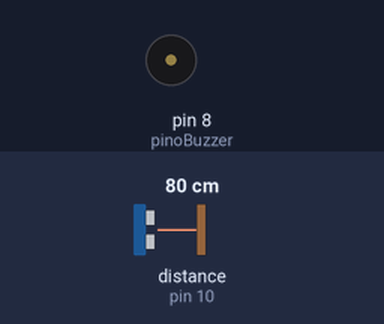
The sketch below on a simulated Arduino Uno, built with avr-gcc and run on an emulated ATmega328P. Parts: buzzer (waves = sounding, pin HIGH). Wiring (inferred from the names in the program): ultrasonic range finder: trigger pin 9; echo pin 10. Inputs (shaded band) come from the test bench; at power-on: distance to the obstacle (sensor on pin 10) 80 cm. The echo pulse lasts 58.3 µs per cm; pins used as bus, display or sensor lines are not drawn.

Above: at 1.2 s.
1.3 s: distance to the obstacle (sensor on pin 10) set to 55 cm
2.8 s: distance to the obstacle (sensor on pin 10) set to 47 cm
At 3.05 s:
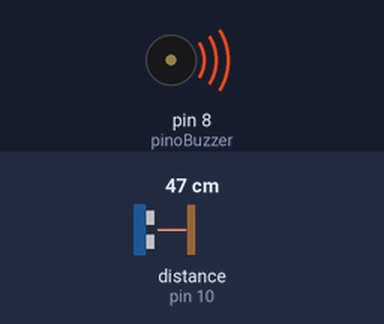
5.8 s: distance to the obstacle (sensor on pin 10) set to 60 cm
At 5.8 s:
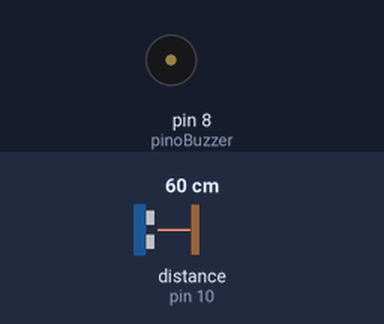
7.3 s: distance to the obstacle (sensor on pin 10) set to 2 cm
At 7.55 s:
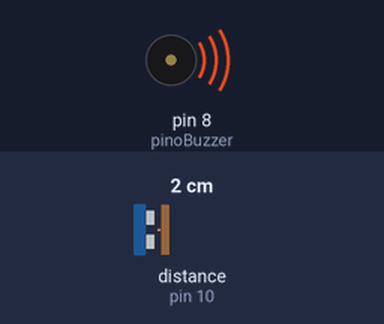
Timing chart, 0 to 11.3 s (numbered marks = the images above; inputs shaded):
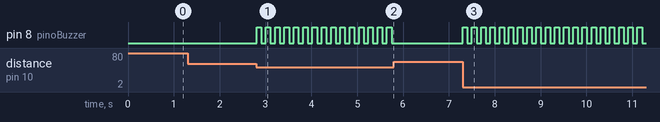

Measured:
- the behaviour switches between 51 and 50 cm on distance to the obstacle (sensor on pin 10) (found by bisection; images 0 and 1)
- after the input at 1.3 s, every drawn part: stays the same
- after the input at 2.8 s, pin 8 (pinoBuzzer): alternates HIGH for 0.10 s and LOW for 0.10 s, starting at once
- after the input at 5.8 s, pin 8 (pinoBuzzer): stops changing and stays LOW
- after the input at 7.3 s, pin 8 (pinoBuzzer): alternates HIGH for 0.10 s and LOW for 0.10 s, starting at once

The sketch:

pico_energia_final.ino
```cpp
// Definição dos pinos
int pinoTrig = 9;
int pinoEcho = 10;
int pinoBuzzer = 8;
long duracao;
int distancia;

void setup() {
  pinMode(pinoTrig, OUTPUT);
  pinMode(pinoEcho, INPUT);
  pinMode(pinoBuzzer, OUTPUT);
}

void loop() {
  digitalWrite(pinoTrig, LOW);
  delayMicroseconds(2);
  digitalWrite(pinoTrig, HIGH);
  delayMicroseconds(10);
  digitalWrite(pinoTrig, LOW);

  duracao = pulseIn(pinoEcho, HIGH);
  distancia = duracao * 0.034 / 2;

  if (distancia < 50) {
    digitalWrite(pinoBuzzer, HIGH);
    delay(100);
    digitalWrite(pinoBuzzer, LOW);
    delay(100);
  } else {
    digitalWrite(pinoBuzzer, LOW);
  }
}
```
